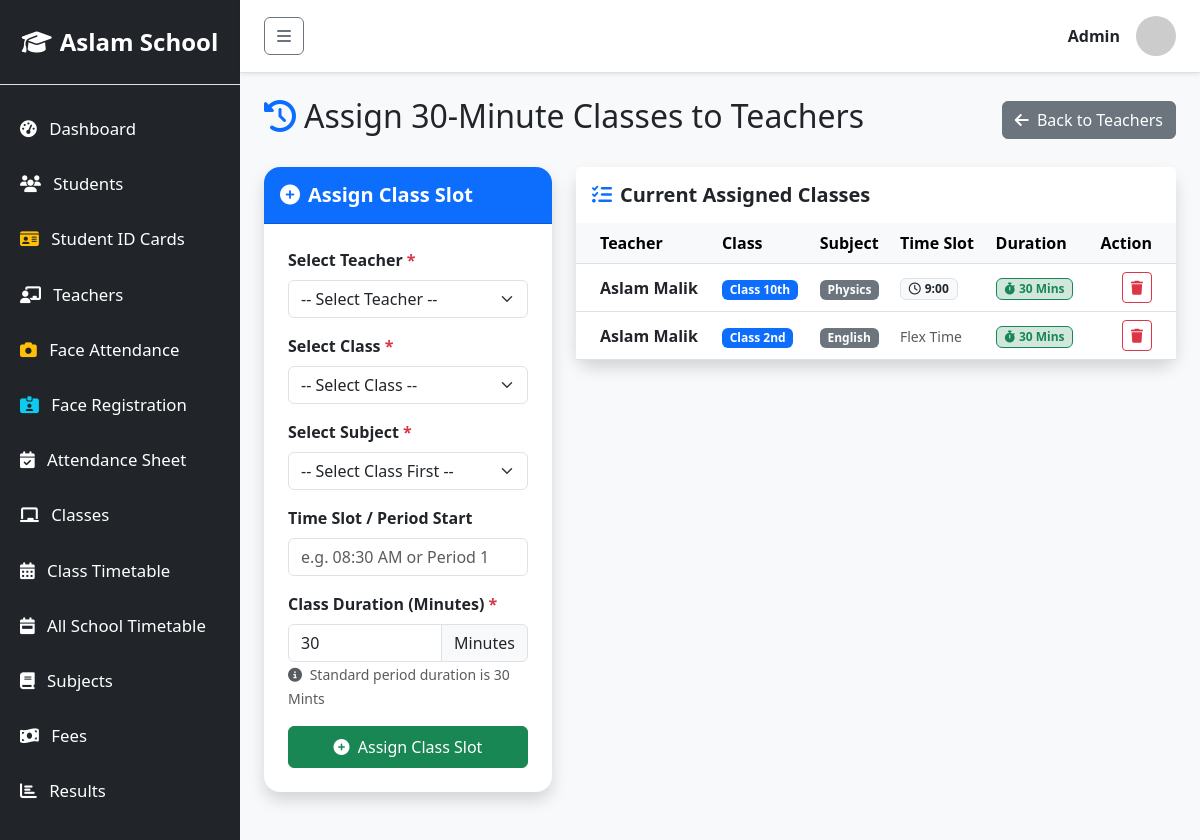
Page /school/teachers/assign.php on the committed database.
### tables this page shows
CREATE TABLE `teacher_assignments` (
  `id` int(11) NOT NULL,
  `teacher_id` int(11) NOT NULL,
  `class_id` int(11) NOT NULL,
  `subject_id` int(11) NOT NULL,
  `duration_mins` int(11) NOT NULL DEFAULT 30,
  `start_time` varchar(20) DEFAULT NULL
);

CREATE TABLE `teachers` (
  `id` int(11) NOT NULL,
  `name` varchar(100) NOT NULL,
  `phone` varchar(20) NOT NULL,
  `email` varchar(100) DEFAULT NULL,
  `qualification` varchar(100) NOT NULL,
  `join_date` date NOT NULL,
  `salary` decimal(10,2) NOT NULL DEFAULT 0.00,
  `status` enum('Active','Inactive') NOT NULL DEFAULT 'Active'
);

CREATE TABLE `classes` (
  `id` int(11) NOT NULL,
  `name` varchar(50) NOT NULL
);

CREATE TABLE `subjects` (
  `id` int(11) NOT NULL,
  `class_id` int(11) NOT NULL,
  `name` varchar(100) NOT NULL,
  `total_marks` int(11) NOT NULL DEFAULT 100
);

### school/teachers/assign.php (the view, shortened to what this page needs)
<?php
require_once '../includes/db.php';
require_once '../includes/header.php';
$selected_teacher_id = isset($_GET['teacher_id']) ? (int)$_GET['teacher_id'] : 0;
?>
<div class="d-flex justify-content-between align-items-center mb-4">
    <h2><i class="fa-solid fa-clock-rotate-left me-2 text-primary"></i>Assign 30-Minute Classes to Teachers</h2>
    <a href="manage.php" class="btn btn-secondary"><i class="fa-solid fa-arrow-left me-1"></i> Back to Teachers</a>
</div>
<div class="row">
    <div class="col-md-4 mb-4">
        <div class="card shadow border-0 rounded-4">
            <div class="card-header bg-primary text-white py-3 rounded-top-4">
                <h5 class="mb-0 fw-bold"><i class="fa-solid fa-plus-circle me-2"></i>Assign Class Slot</h5>
            </div>
            <div class="card-body p-4">
                <form method="POST">
                    <div class="mb-3">
                        <label class="form-label fw-bold">Select Teacher <span class="text-danger">*</span></label>
                        <select name="teacher_id" class="form-select" required>
                            <option value="">-- Select Teacher --</option>
                        </select>
                    </div>
                    <div class="mb-3">
                        <label class="form-label fw-bold">Select Class <span class="text-danger">*</span></label>
                        <select name="class_id" class="form-select" id="classSelect" onchange="fetchSubjects()" required>
                            <option value="">-- Select Class --</option>
                        </select>
                    </div>
                    <div class="mb-3">
                        <label class="form-label fw-bold">Select Subject <span class="text-danger">*</span></label>
                        <select name="subject_id" class="form-select" id="subjectSelect" required>
                            <option value="">-- Select Class First --</option>
                        </select>
                    </div>
                    <div class="mb-3">
                        <label class="form-label fw-bold">Time Slot / Period Start</label>
                        <input type="text" name="start_time" class="form-control" placeholder="e.g. 08:30 AM or Period 1">
                    </div>
                    <div class="mb-3">
                        <label class="form-label fw-bold">Class Duration (Minutes) <span class="text-danger">*</span></label>
                        <div class="input-group">
                            <input type="number" name="duration" class="form-control" value="30" required min="5" max="180">
                            <span class="input-group-text">Minutes</span>
                        </div>
                        <small class="text-muted"><i class="fa-solid fa-circle-info me-1"></i> Standard period duration is 30 Mints</small>
                    </div>
                    <button type="submit" class="btn btn-success w-100 py-2"><i class="fa-solid fa-plus-circle me-1"></i> Assign Class Slot</button>
                </form>
            </div>
        </div>
    </div>
    <div class="col-md-8">
        <div class="card shadow border-0 rounded-4">
            <div class="card-header bg-white py-3 border-0 d-flex justify-content-between align-items-center">
                <h5 class="fw-bold mb-0"><i class="fa-solid fa-list-check me-2 text-primary"></i>Current Assigned Classes</h5>
            </div>
            <div class="card-body p-0">
                <div class="table-responsive">
                    <table class="table table-hover align-middle mb-0">
                        <thead class="table-light">
                            <tr>
                                <th class="ps-4">Teacher</th>
                                <th>Class</th>
                                <th>Subject</th>
                                <th>Time Slot</th>
                                <th>Duration</th>
                                <th class="text-end pe-4">Action</th>
                            </tr>
                        </thead>
                        <tbody>
                            <?php
                            $where_assign = $selected_teacher_id > 0 ? "WHERE ta.teacher_id = $selected_teacher_id" : "";
                            $sql = "SELECT ta.*, t.name as teacher_name, c.name as class_name, s.name as subject_name
                                    FROM teacher_assignments ta
                                    JOIN teachers t ON ta.teacher_id = t.id
                                    JOIN classes c ON ta.class_id = c.id
                                    JOIN subjects s ON ta.subject_id = s.id
                                    $where_assign
                                    ORDER BY t.name ASC, ta.id DESC";
                            $result = $conn->query($sql);
                            if($result && $result->num_rows > 0):
                                while($row = $result->fetch_assoc()):
                            ?>
                            <tr>
                                <td class="ps-4">
                                    <div class="fw-bold text-dark"><?= htmlspecialchars($row['teacher_name']) ?></div>
                                </td>
                                <td><span class="badge bg-primary"><?= htmlspecialchars($row['class_name']) ?></span></td>
                                <td><span class="badge bg-secondary"><?= htmlspecialchars($row['subject_name']) ?></span></td>
                                <td>
                                    <?php if(!empty($row['start_time'])): ?>
                                        <small class="badge bg-light text-dark border"><i class="fa-regular fa-clock me-1"></i><?= htmlspecialchars($row['start_time']) ?></small>
                                    <?php else: ?>
                                        <span class="text-muted small">Flex Time</span>
                                    <?php endif; ?>
                                </td>
                                <td>
                                    <span class="badge bg-success-subtle text-success border border-success">
                                        <i class="fa-solid fa-stopwatch me-1"></i><?= $row['duration_mins'] ?> Mins
                                    </span>
                                </td>
                                <td class="text-end pe-4">
                                    <a href="assign.php?delete=<?= $row['id'] ?><?= $selected_teacher_id > 0 ? '&teacher_id='.$selected_teacher_id : '' ?>" class="btn btn-sm btn-outline-danger" onclick="return confirm('Remove this class assignment?')" title="Remove Assignment">
                                        <i class="fa-solid fa-trash"></i>
                                    </a>
                                </td>
                            </tr>
                            <?php endwhile; endif; ?>
                        </tbody>
                    </table>
                </div>
            </div>
        </div>
    </div>
</div>
<?php require_once '../includes/footer.php'; ?>

### rows in the picture
teacher_assignments: teacher.name "Aslam Malik", class.name "Class 10th", subject.name "Physics", start_time "9:00", duration_mins "30"
teacher_assignments: teacher.name "Aslam Malik", class.name "Class 2nd", subject.name "English", start_time "Flex Time", duration_mins "30"

### other values in the picture
$_SESSION['user_name'] "Admin"
